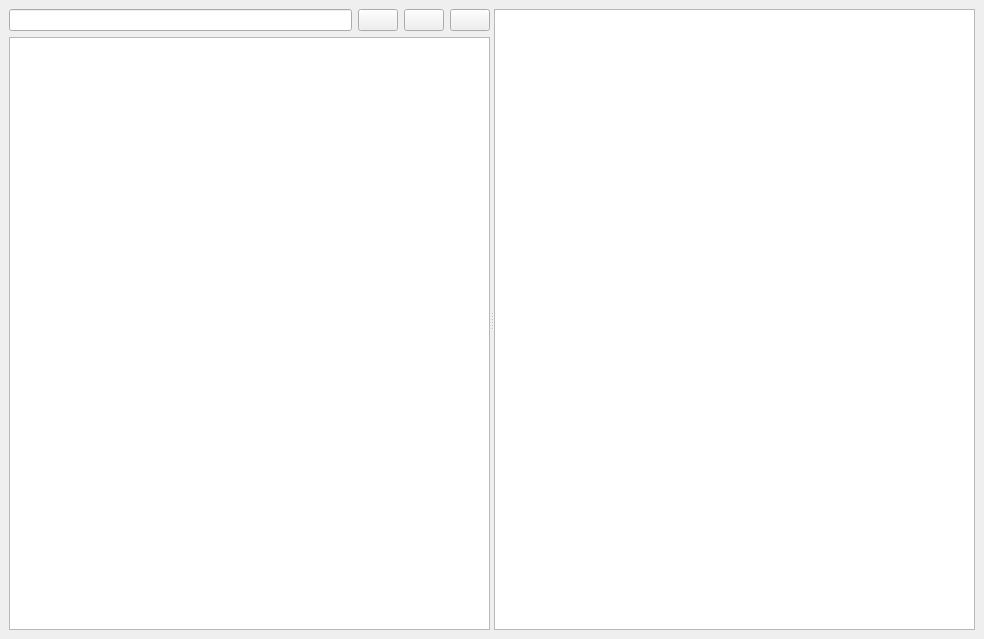
<?xml version="1.0" encoding="UTF-8"?>
<ui version="4.0">
 <class>MainForm</class>
 <widget class="QMainWindow" name="MainForm">
  <property name="geometry">
   <rect>
    <x>0</x>
    <y>0</y>
    <width>984</width>
    <height>639</height>
   </rect>
  </property>
  <property name="windowTitle">
   <string>Qt Thesaurus</string>
  </property>
  <widget class="QWidget" name="centralwidget">
   <property name="maximumSize">
    <size>
     <width>16777215</width>
     <height>16777215</height>
    </size>
   </property>
   <layout class="QGridLayout" name="gridLayout_3">
    <item row="0" column="0">
     <widget class="QSplitter" name="splitter">
      <property name="orientation">
       <enum>Qt::Horizontal</enum>
      </property>
      <widget class="QWidget" name="gridLayoutWidget">
       <layout class="QGridLayout" name="gridLayout">
        <item row="0" column="0">
         <widget class="QLineEdit" name="lineEdit"/>
        </item>
        <item row="0" column="1">
         <widget class="QPushButton" name="pushButton_1">
          <property name="text">
           <string/>
          </property>
          <property name="icon">
           <iconset>
            <normaloff>../../diagona-icons-1.0/icons/16/133.png</normaloff>../../diagona-icons-1.0/icons/16/133.png</iconset>
          </property>
         </widget>
        </item>
        <item row="0" column="2">
         <widget class="QPushButton" name="pushButton_2">
          <property name="text">
           <string/>
          </property>
          <property name="icon">
           <iconset>
            <normaloff>../../diagona-icons-1.0/icons/16/131.png</normaloff>../../diagona-icons-1.0/icons/16/131.png</iconset>
          </property>
         </widget>
        </item>
        <item row="0" column="3">
         <widget class="QPushButton" name="pushButton_3">
          <property name="text">
           <string/>
          </property>
          <property name="icon">
           <iconset>
            <normaloff>../../diagona-icons-1.0/icons/16/094.png</normaloff>../../diagona-icons-1.0/icons/16/094.png</iconset>
          </property>
         </widget>
        </item>
        <item row="1" column="0" colspan="4">
         <widget class="QListWidget" name="listWidget"/>
        </item>
       </layout>
      </widget>
      <widget class="QWidget" name="gridLayoutWidget_2">
       <layout class="QGridLayout" name="gridLayout_2">
        <item row="0" column="0">
         <widget class="QTableWidget" name="tableWidget"/>
        </item>
       </layout>
      </widget>
     </widget>
    </item>
   </layout>
  </widget>
 </widget>
 <resources/>
 <connections/>
</ui>
